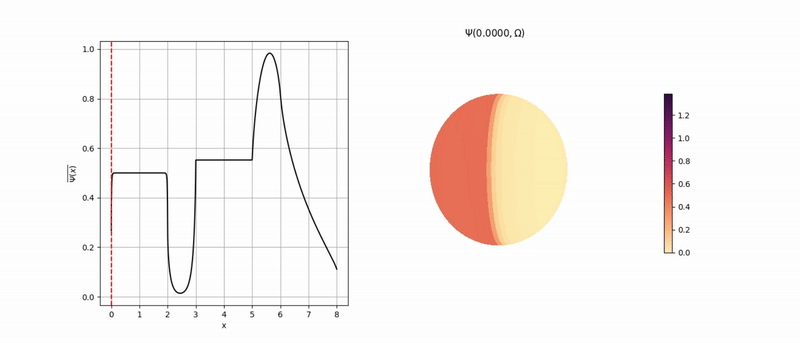
#> input picture sphere_final.gif, 800 x 343 px
$ python gif_frames.py
#> lines starting #> are read from the running program, lines starting #| are printed output that depends on the picture
import os
from PIL import Image

def split_gif_into_frames(gif_path):
    """
    Splits a GIF into its frames and saves each as a PNG in a folder named after the GIF.

    Parameters
    ----------
    gif_path : str
        Path to the input GIF file.
    """
#> called with gif_path = 'sphere_final.gif'
    base_name = os.path.splitext(os.path.basename(gif_path))[0]
    output_dir = os.path.join(os.path.dirname(gif_path), base_name)
    os.makedirs(output_dir, exist_ok=True)

    with Image.open(gif_path) as im:
#> im is the input picture: PIL image 800x343 P; mean R, G, B, A 249.3, 244.9, 242.2, 255
        frame = 0
        while True:
            frame_path = os.path.join(output_dir, f"frame_{frame:04d}.png")
            im.convert("RGBA").save(frame_path)
            frame += 1
            try:
                im.seek(frame)
            except EOFError:
                break
#> this loop made 250 passes
#> pass 2, in split_gif_into_frames, `im.convert("RGBA").save(frame_path)`:
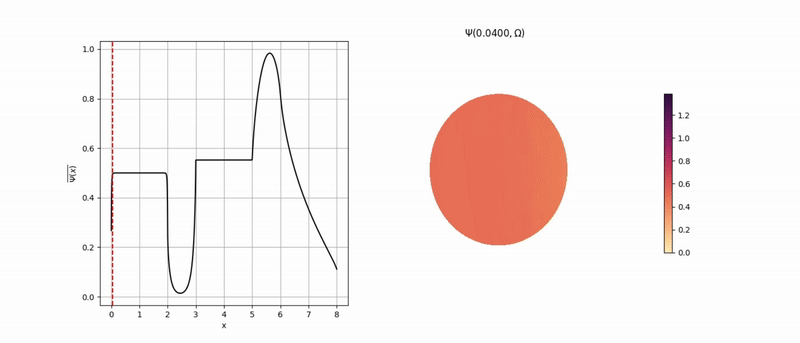
#> saved as frame_0001.png: PIL image 800x343 RGBA; mean R, G, B, A 248.6, 240.9, 239.4, 255
#> after the loop:
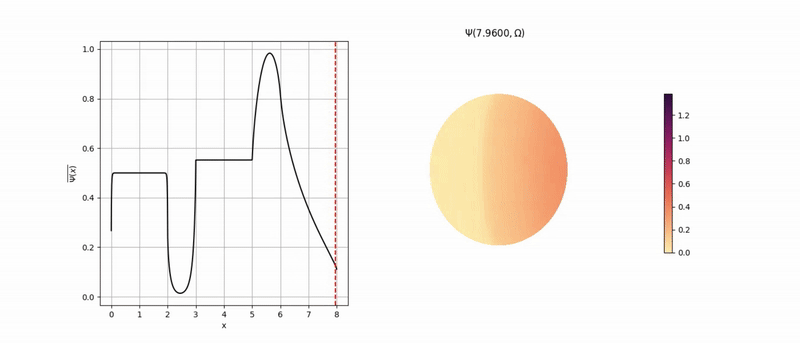
#> im: PIL image 800x343 RGBA; mean R, G, B, A 249.6, 246.1, 242.8, 255
#> after the loop, frame = 250
    print(f"Saved {frame} frames to {output_dir}")
#| Saved 250 frames to sphere_final

#split_gif_into_fr  ames("animation_data/animation.gif")
split_gif_into_frames("sphere_final.gif")
